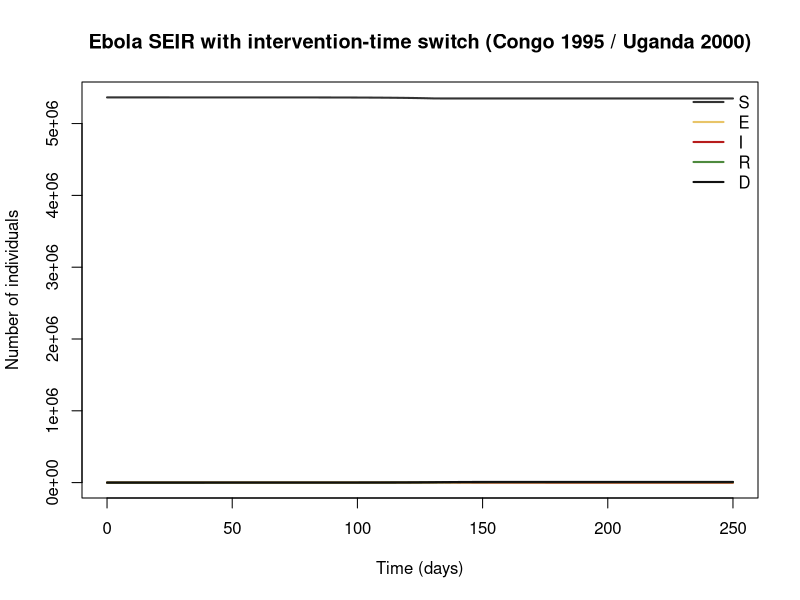
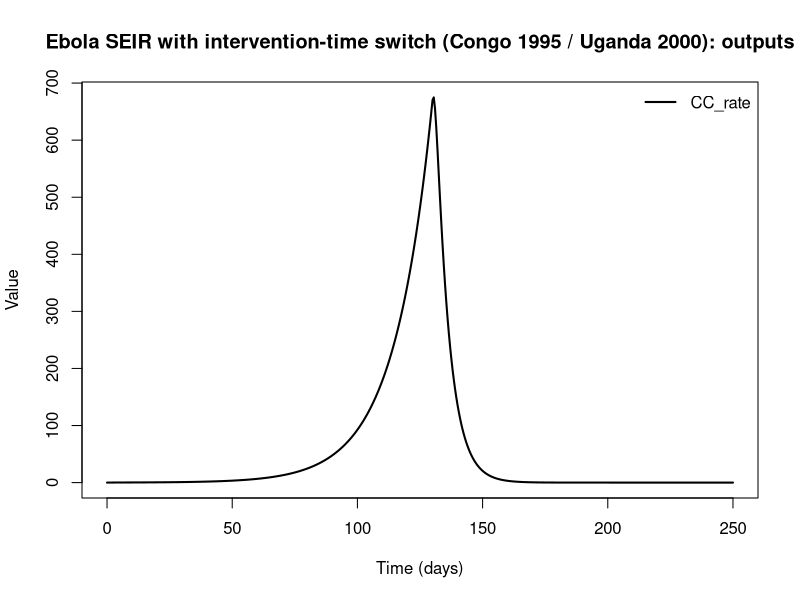

Write R code to recreate these figures, in order.
## Ebola SEIR with intervention-time switch (Congo 1995 / Uganda 2000)
## Ebola virus disease, human.
## The single structural feature that distinguishes this model is the step-then-exponential-decay transmission rate, implemented with ifelse on t.
## Parameter values: 0 of 6 checked against the source; the rest are recalled or illustrative.
## Reference: Chowell G, Hengartner NW, Castillo-Chavez C, Fenimore PW, Hyman JM (2004). The basic reproductive number of Ebola and the effects of public health measures: the cases of Congo and Uganda. J Theor Biol 229(1):119–126
## Source: https://doi.org/10.1016/j.jtbi.2004.03.006
##
## Generated from a compartmental model diagram (model format v1).
## Regenerating from the same diagram always gives this exact file.
##
## Compartments: S, E, I, R, D
## Flows (time unit: days):
##   S -> E  : lambda * S
##   E -> I  : k * E
##   I -> D  : gamma * cfr * I
##   I -> R  : gamma * (1 - cfr) * I

library(deSolve)

# ---- Time ------------------------------------------------------------
times <- seq(0, 250, by = 0.5)  # days

# ---- Parameters ------------------------------------------------------
parameters <- c(
  beta0 = 0.33,    # transmission rate before interventions (Congo 1995; 0.30 commonly quoted for Uganda 2000) [unverified] (per day)
  q = 0.98,        # exponential decay rate of transmission after interventions begin [unverified] (per day)
  tau = 130,       # day interventions begin (relative to epidemic start used in the fit) [unverified] (days)
  k = 0.1887,      # rate of leaving latency (mean incubation 5.3 d) [unverified] (per day)
  gamma = 0.1783,  # rate of leaving infectiousness (mean infectious period 5.61 d) [unverified] (per day)
  cfr = 0.67       # proportion of infectious cases that die (Congo 1995; ≈0.53 Uganda 2000) [unverified] (dimensionless)
)

# ---- Initial conditions ----------------------------------------------
state <- c(
  S = 5364500,  # susceptible
  E = 0,        # infected, not yet infectious (latent)
  I = 1,        # infectious (symptomatic, in community)
  R = 0,        # recovered, immune
  D = 0         # died of disease (absorbing; cumulative deaths)
)

# ---- Model equations -------------------------------------------------
ebola_chowell_2004_model <- function(t, state, parameters) {
  with(as.list(c(state, parameters)), {
    # Total population
    N_total <- S + E + I + R

    # Derived quantities
    N <- S + E + I + R                                             # living population
    beta_t <- ifelse(t < tau, beta0, beta0 * exp(-q * (t - tau)))  # time-varying transmission rate
    lambda <- beta_t * I / N                                       # force of infection
    R0 <- beta0 / gamma                                            # basic reproduction number (authors report ≈1.83 Congo 1995, ≈1.34 Uganda 2000) [unverified]
    CC_rate <- (k) * E                                             # rate of new cumulative cases (bookkeeping for fitting to cumulative case curves) (integrate with cumsum for the cumulative count)

    # Rates of change
    dS <- -lambda * S
    dE <- lambda * S - k * E
    dI <- k * E - gamma * cfr * I - gamma * (1 - cfr) * I
    dR <- gamma * (1 - cfr) * I
    dD <- gamma * cfr * I

    list(c(dS, dE, dI, dR, dD), c(CC_rate = CC_rate))
  })
}

# ---- Solve -----------------------------------------------------------
out <- ode(y = state, times = times, func = ebola_chowell_2004_model, parms = parameters, hmax = 0.5)
out <- as.data.frame(out)

# ---- Plot ------------------------------------------------------------
compartment_cols <- c(S = "#333333", E = "#E8C468", I = "#B71C1C", R = "#4E8A3E", D = "#111111")
matplot(out$time, out[, names(compartment_cols)], type = "l", lty = 1, lwd = 2,
        col = compartment_cols, xlab = "Time (days)", ylab = "Number of individuals",
        main = "Ebola SEIR with intervention-time switch (Congo 1995 / Uganda 2000)")
legend("topright", legend = names(compartment_cols), col = compartment_cols,
       lty = 1, lwd = 2, bty = "n")

output_names <- c("CC_rate")
matplot(out$time, out[, output_names, drop = FALSE], type = "l", lty = 1, lwd = 2,
        col = seq_along(output_names), xlab = "Time (days)", ylab = "Value",
        main = "Ebola SEIR with intervention-time switch (Congo 1995 / Uganda 2000): outputs")
legend("topright", legend = output_names, col = seq_along(output_names),
       lty = 1, lwd = 2, bty = "n")
